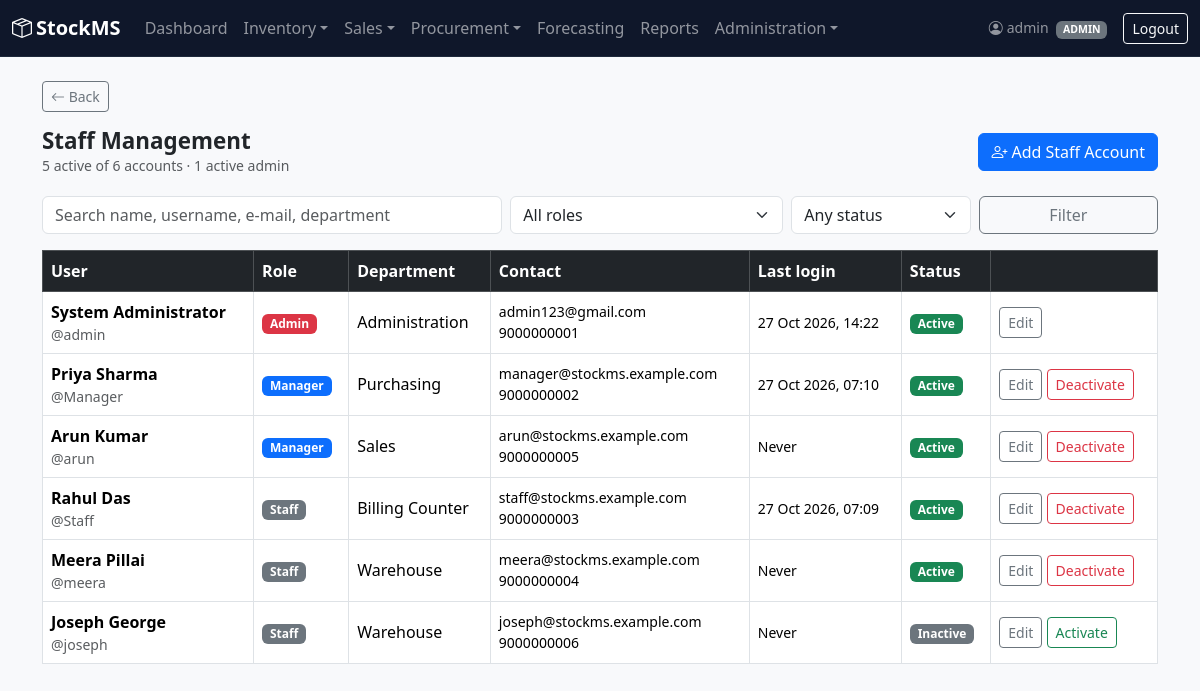
Screenshot of /staff/ (signed in) with the database file from the repository.
### accounts/models.py (models this page shows, shortened)
class User(AbstractUser):
    class Role(models.TextChoices):
        ADMIN = 'ADMIN', 'Admin'
        MANAGER = 'MANAGER', 'Manager'
        STAFF = 'STAFF', 'Staff'
    role = models.CharField(
        max_length=10,
        choices=Role.choices,
        default=Role.STAFF,
    )
    phone = models.CharField(max_length=20, blank=True, default='')
    department = models.CharField(max_length=100, blank=True, default='')

### accounts/views.py (the view)
# urls.py: path('staff/', views.staff_list, name='staff_list'),
@login_required
def staff_list(request):
    denied = _admin_required(request)
    if denied:
        return denied
    users = User.objects.all().order_by('-is_active', 'role', 'username')
    q = request.GET.get('q', '').strip()
    role = request.GET.get('role', '')
    status = request.GET.get('status', '')
    if q:
        users = users.filter(
            Q(username__icontains=q) | Q(first_name__icontains=q) | Q(last_name__icontains=q)
            | Q(email__icontains=q) | Q(department__icontains=q)
        )
    if role:
        users = users.filter(role=role)
    if status == 'active':
        users = users.filter(is_active=True)
    elif status == 'inactive':
        users = users.filter(is_active=False)
    return render(request, 'accounts/staff_list.html', {
        'users': users,
        'q': q, 'role': role, 'status': status,
        'roles': User.Role.choices,
        'total': User.objects.count(),
        'active_total': User.objects.filter(is_active=True).count(),
        'admin_total': User.objects.filter(role='ADMIN', is_active=True).count(),
    })

### accounts/views.py (called while the page is built)
def _admin_required(request):
    if request.user.role != 'ADMIN':
        messages.error(request, "Only Admins can manage staff accounts.")
        return redirect('dashboard')
    return None

### alerts/context_processors.py (called while the page is built)
def alert_counts(request):
    user = getattr(request, 'user', None)
    if user is None or not user.is_authenticated:
        return {}
    return {'active_alert_count': StockAlert.objects.filter(resolved=False).count()}

### accounts/templates/accounts/staff_list.html (shortened to what this page needs)
{% extends 'base.html' %}
{% block content %}
<div class="page-header">
    <div>
        <h2>Staff Management</h2>
        <div class="text-muted small">{{ active_total }} active of {{ total }} accounts &middot; {{ admin_total }} active admin{{ admin_total|pluralize }}</div>
    </div>
    <a href="{% url 'staff_create' %}" class="btn btn-primary"><i class="bi bi-person-plus me-1"></i>Add Staff Account</a>
</div>
<form method="get" class="row g-2 mb-3">
    <div class="col-md-5">
        <input type="text" name="q" value="{{ q }}" class="form-control" placeholder="Search name, username, e-mail, department">
    </div>
    <div class="col-md-3">
        <select name="role" class="form-select">
            <option value="">All roles</option>
        </select>
    </div>
    <div class="col-md-2">
        <select name="status" class="form-select">
            <option value="">Any status</option>
        </select>
    </div>
    <div class="col-md-2 d-grid"><button class="btn btn-outline-secondary">Filter</button></div>
</form>
<div class="table-responsive">
<table class="table table-bordered table-hover bg-white">
    <thead class="table-dark">
        <tr><th>User</th><th>Role</th><th>Department</th><th>Contact</th><th>Last login</th><th>Status</th><th></th></tr>
    </thead>
    <tbody>
    {% for u in users %}
        <tr {% if not u.is_active %}class="text-muted"{% endif %}>
            <td>
                <strong>{{ u.get_full_name|default:u.username }}</strong>
                <div class="small text-muted">@{{ u.username }}</div>
            </td>
            <td>
                {% if u.role == 'ADMIN' %}<span class="badge bg-danger">Admin</span>
                {% elif u.role == 'MANAGER' %}<span class="badge bg-primary">Manager</span>
                {% else %}<span class="badge bg-secondary">Staff</span>{% endif %}
            </td>
            <td>{{ u.department|default:"-" }}</td>
            <td class="small">{{ u.email|default:"-" }}<br>{{ u.phone|default:"" }}</td>
            <td class="small">{{ u.last_login|date:"d M Y, H:i"|default:"Never" }}</td>
            <td>{% if u.is_active %}<span class="badge bg-success">Active</span>{% else %}<span class="badge bg-secondary">Inactive</span>{% endif %}</td>
            <td class="text-nowrap">
                <a href="{% url 'staff_update' u.pk %}" class="btn btn-sm btn-outline-secondary">Edit</a>
                {% if u.pk != user.pk %}
                <form method="post" action="{% url 'staff_toggle_active' u.pk %}" class="d-inline"
                      onsubmit="return confirm('{% if u.is_active %}Deactivate{% else %}Activate{% endif %} {{ u.username }}?');">
                    <button class="btn btn-sm {% if u.is_active %}btn-outline-danger{% else %}btn-outline-success{% endif %}">
                        {% if u.is_active %}Deactivate{% else %}Activate{% endif %}
                    </button>
                </form>
                {% endif %}
            </td>
        </tr>
    {% empty %}
        <tr><td colspan="7" class="text-center text-muted">No accounts match.</td></tr>
    {% endfor %}
    </tbody>
</table>
</div>
{% endblock %}

### templates/base.html (shortened to what this page needs)
{% load static %}
<!DOCTYPE html>
<html lang="en">
<head>
    <link href="https://cdn.jsdelivr.net/npm/bootstrap@5.3.3/dist/css/bootstrap.min.css" rel="stylesheet">
    <link href="https://cdn.jsdelivr.net/npm/bootstrap-icons@1.11.3/font/bootstrap-icons.css" rel="stylesheet">
    <link rel="stylesheet" href="{% static 'css/custom.css' %}">
</head>
<body>
    {% with current=request.resolver_match.url_name %}
    <nav class="navbar navbar-expand-lg navbar-dark app-navbar">
        <div class="container-fluid">
            <a class="navbar-brand fw-semibold" href="{% url 'dashboard' %}">
                <i class="bi bi-box-seam me-1"></i>StockMS
            </a>
            <div class="collapse navbar-collapse" id="mainNav">
                {% if user.is_authenticated %}
                <ul class="navbar-nav me-auto">
                    <li class="nav-item">
                        <a class="nav-link {% if current == 'dashboard' %}active{% endif %}" href="{% url 'dashboard' %}">Dashboard</a>
                    </li>
                    <li class="nav-item dropdown">
                        <a class="nav-link dropdown-toggle" href="#" role="button" data-bs-toggle="dropdown">Inventory</a>
                    </li>
                    <li class="nav-item dropdown">
                        <a class="nav-link dropdown-toggle" href="#" role="button" data-bs-toggle="dropdown">Sales</a>
                    </li>
                    {% if user.role == 'ADMIN' or user.role == 'MANAGER' %}
                    <li class="nav-item dropdown">
                        <a class="nav-link dropdown-toggle" href="#" role="button" data-bs-toggle="dropdown">Procurement</a>
                    </li>
                    {% endif %}
                    <li class="nav-item">
                        <a class="nav-link {% if current == 'forecast_page' %}active{% endif %}" href="{% url 'forecast_page' %}">Forecasting</a>
                    </li>
                    {% if user.role == 'ADMIN' or user.role == 'MANAGER' %}
                    <li class="nav-item">
                        <a class="nav-link {% if current == 'reports_page' %}active{% endif %}" href="{% url 'reports_page' %}">Reports</a>
                    </li>
                    {% endif %}
                    {% if user.role == 'ADMIN' %}
                    <li class="nav-item dropdown">
                        <a class="nav-link dropdown-toggle" href="#" role="button" data-bs-toggle="dropdown">Administration</a>
                    </li>
                    {% elif user.role == 'MANAGER' %}
                    <li class="nav-item">
                        <a class="nav-link {% if current == 'email_log_list' %}active{% endif %}" href="{% url 'email_log_list' %}">Email Log</a>
                    </li>
                    {% endif %}
                </ul>
                <span class="navbar-text me-3 small">
                    <i class="bi bi-person-circle me-1"></i>{{ user.username }}
                    <span class="badge bg-secondary ms-1">{{ user.role }}</span>
                </span>
                <form method="post" action="{% url 'logout' %}" class="d-inline">
                    <button type="submit" class="btn btn-outline-light btn-sm">Logout</button>
                </form>
                {% endif %}
            </div>
        </div>
    </nav>
    <div class="container-xl mt-4 mb-5">
        {% if current != 'dashboard' %}
        <a href="javascript:history.back()" class="btn btn-sm btn-outline-secondary mb-3">
            <i class="bi bi-arrow-left"></i> Back
        </a>
        {% endif %}
        {% block content %}
        {% endblock %}
    </div>
    {% endwith %}
</body>
</html>

### static/css/custom.css (style rules this page uses)
body { background-color: #f8f9fb; }
.app-navbar { background: #0f172a; border-bottom: 1px solid #1e293b; }
.page-header { display: flex; flex-wrap: wrap; align-items: center; justify-content: space-between; gap: .75rem; margin-bottom: 1.25rem; }
.page-header h2 { margin: 0; font-size: 1.4rem; font-weight: 600; }
.table > :not(caption) > * > * { vertical-align: middle; }

### rows the page displays
User: username "admin", role "ADMIN", get_full_name "System Administrator", department "Administration", email "admin123@gmail.com", phone "9000000001", last_login "27 Oct 2026, 14:22", is_active "Active"
User: get_full_name "Priya Sharma", username "Manager", role "Manager", department "Purchasing", email "manager@stockms.example.com", phone "9000000002", last_login "27 Oct 2026, 07:10", is_active "Active"
User: get_full_name "Arun Kumar", username "arun", role "Manager", department "Sales", email "arun@stockms.example.com", phone "9000000005", last_login "Never", is_active "Active"
User: get_full_name "Rahul Das", username "Staff", role "Staff", department "Billing Counter", email "staff@stockms.example.com", phone "9000000003", last_login "27 Oct 2026, 07:09", is_active "Active"
User: get_full_name "Meera Pillai", username "meera", role "Staff", department "Warehouse", email "meera@stockms.example.com", phone "9000000004", last_login "Never", is_active "Active"
User: get_full_name "Joseph George", username "joseph", role "Staff", department "Warehouse", email "joseph@stockms.example.com", phone "9000000006", last_login "Never", is_active "Inactive"

### other values shown
{{ active_total }} "5"
{{ total }} "6"
{{ admin_total }} "1"
